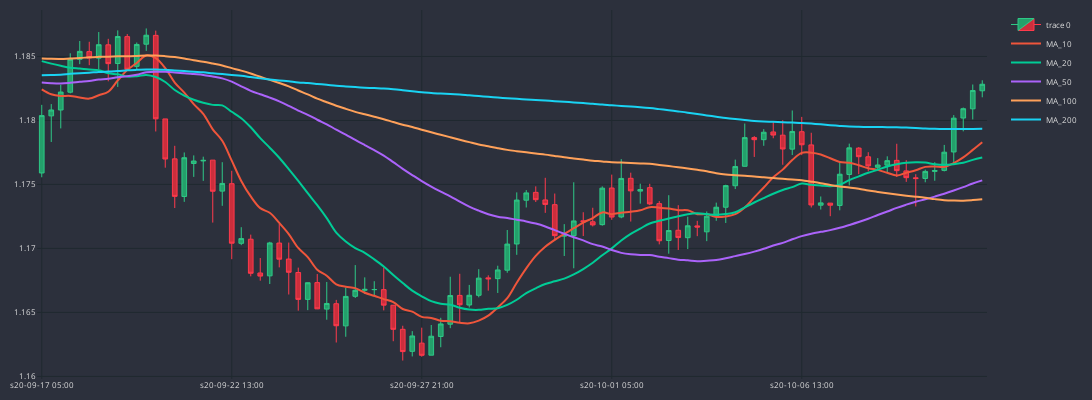

The notebook cell this image was saved under:
### Code cell
cp.show_plot(line_traces=traces)
